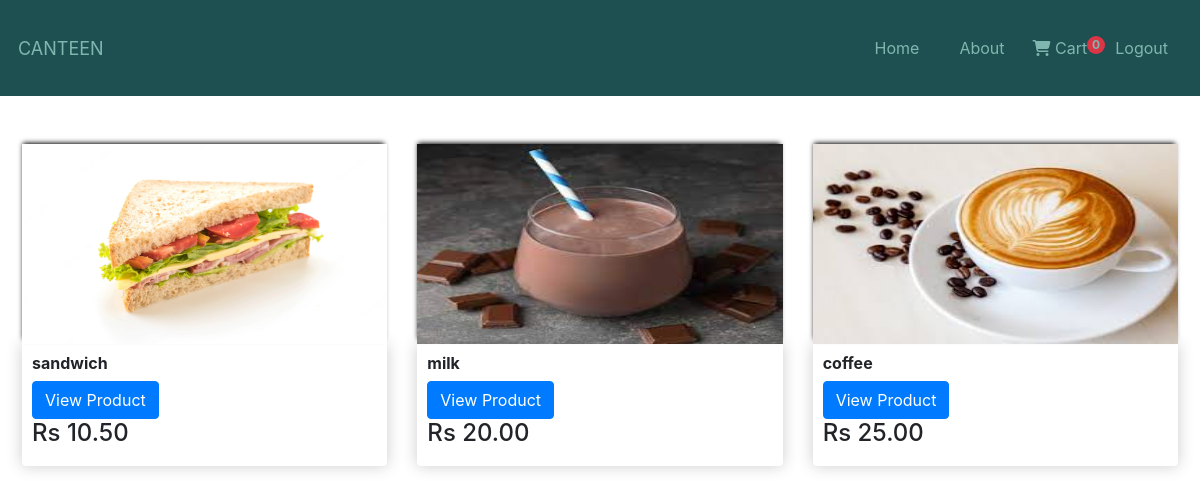
Before: /breakfast/ (signed in) with the older database file.
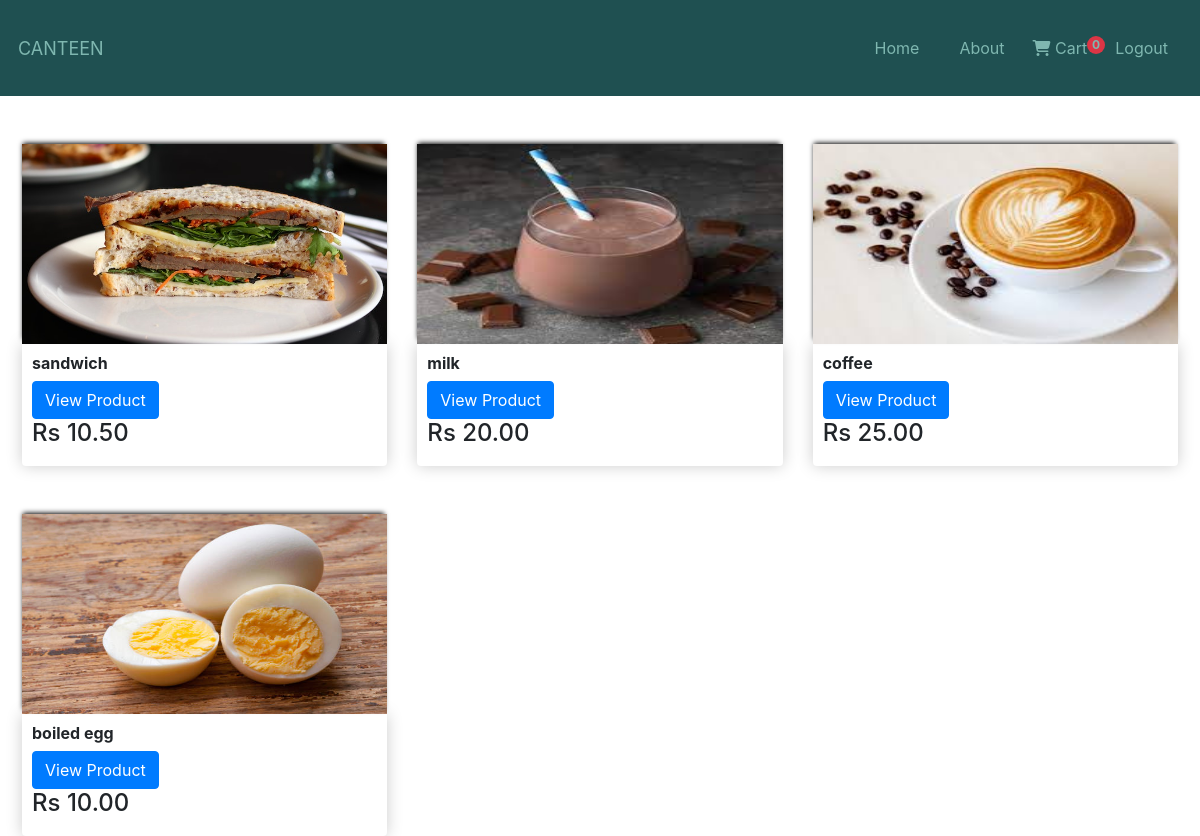
After: the same page with the newer database file.
### ordering/models.py (models this page shows, shortened)
class Product(models.Model):
    options=(("Breakfast","Breakfast"),
    ("Lunch","Lunch"),
    ("Todayspl","Todayspl"),)
    name=models.CharField(max_length=100)
    price=models.DecimalField(max_digits=7,decimal_places=2)
    category=models.CharField(max_length=10,choices=options)
    description=models.TextField(max_length=500)
    image=models.ImageField(null=True,blank=True)
    @property
    def ImageURL(self):
        try:
            url = self.image.url
        except:
            url = ''
        return url

### ordering/views.py (the view)
# urls.py: path("breakfast/",views.breakfast,name="breakfast"),
@login_required
def breakfast(request):
    products=Product.objects.all()
    context={"products":products}
    return render(request,"ordering/breakfast.html",context)

### account/templatetags/cart_template_tags.py (called while the page is built)
@register.filter(name="cart_products")
def cart_products(user):
    if user.is_authenticated:
        customer_obj = Customer.objects.get(user=user)
        qs = order_info.objects.filter(customer=customer_obj, complete=False)
        if qs.exists():
            return qs[0].products.count()
    return 0

### ordering/templates/ordering/breakfast.html
{% extends "account/base.html" %}
{% load static %}
{% block content %}
<div class="breakfast">
  <div class="row" style="margin-right: 7px;
    margin-left: 7px;">
    {% for product in products %}
    {% if product.category == 'Breakfast' %}
    <div class="col-lg-4 mt-5">
      <img src="{{product.ImageURL}}"  class="thumbnails">
      <div class="box-element product ">
        <h6><strong>{{product.name}}</strong></h6>
        <a href="{% url 'Productdetail' product.id   %}" class="btn btn-primary">View Product</a>
        <h4>Rs {{product.price}}</h4>
      </div>
    </div>
    {% endif %}
    {% endfor %}
  </div>
</div>
{% endblock %}

Changed rows visible on the page:
changed Product "sandwich": ImageURL: a different picture
added Product: ImageURL (picture), name "boiled egg", price "10.00"
